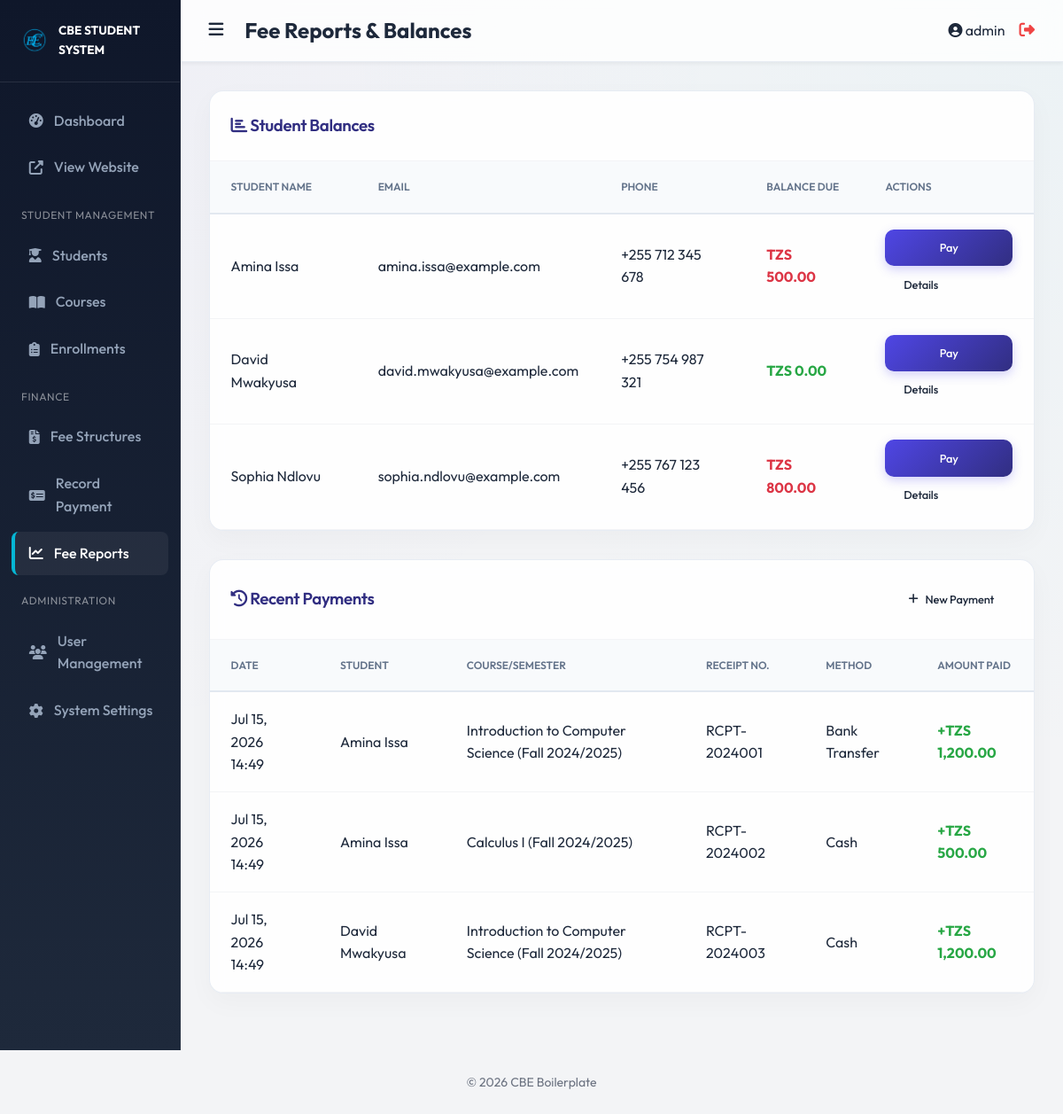
/modules/fees/reports.php (signed in), run on the app's committed database.
### tables this page shows
CREATE TABLE `students` (
  `id` int(11) NOT NULL AUTO_INCREMENT,
  `user_id` int(11) DEFAULT NULL,
  `first_name` varchar(100) NOT NULL,
  `last_name` varchar(100) NOT NULL,
  `email` varchar(100) DEFAULT NULL,
  `phone` varchar(50) DEFAULT NULL,
  `date_of_birth` date DEFAULT NULL,
  `enrollment_date` date NOT NULL,
  `status` enum('active','suspended','graduated') DEFAULT 'active',
  `created_at` timestamp NOT NULL DEFAULT current_timestamp(),
  PRIMARY KEY (`id`),
  KEY `user_id` (`user_id`),
  CONSTRAINT `students_ibfk_1` FOREIGN KEY (`user_id`) REFERENCES `users` (`id`) ON DELETE SET NULL
);

CREATE TABLE `fee_payments` (
  `id` int(11) NOT NULL AUTO_INCREMENT,
  `student_id` int(11) NOT NULL,
  `fee_structure_id` int(11) NOT NULL,
  `amount_paid` decimal(10,2) NOT NULL,
  `payment_date` timestamp NOT NULL DEFAULT current_timestamp(),
  `receipt_number` varchar(100) NOT NULL,
  `payment_method` varchar(50) DEFAULT 'Cash',
  `created_at` timestamp NOT NULL DEFAULT current_timestamp(),
  PRIMARY KEY (`id`),
  UNIQUE KEY `receipt_number` (`receipt_number`),
  KEY `student_id` (`student_id`),
  KEY `fee_structure_id` (`fee_structure_id`),
  CONSTRAINT `fee_payments_ibfk_1` FOREIGN KEY (`student_id`) REFERENCES `students` (`id`) ON DELETE CASCADE,
  CONSTRAINT `fee_payments_ibfk_2` FOREIGN KEY (`fee_structure_id`) REFERENCES `fee_structures` (`id`) ON DELETE CASCADE
);

CREATE TABLE `courses` (
  `id` int(11) NOT NULL AUTO_INCREMENT,
  `course_code` varchar(20) NOT NULL,
  `course_name` varchar(255) NOT NULL,
  `description` text DEFAULT NULL,
  `credits` int(11) DEFAULT 0,
  `created_at` timestamp NOT NULL DEFAULT current_timestamp(),
  PRIMARY KEY (`id`),
  UNIQUE KEY `course_code` (`course_code`)
);

CREATE TABLE `fee_structures` (
  `id` int(11) NOT NULL AUTO_INCREMENT,
  `course_id` int(11) NOT NULL,
  `semester` varchar(50) NOT NULL,
  `academic_year` varchar(20) NOT NULL,
  `amount` decimal(10,2) NOT NULL,
  `created_at` timestamp NOT NULL DEFAULT current_timestamp(),
  PRIMARY KEY (`id`),
  KEY `course_id` (`course_id`),
  CONSTRAINT `fee_structures_ibfk_1` FOREIGN KEY (`course_id`) REFERENCES `courses` (`id`) ON DELETE CASCADE
);

### config/database.php (called while the page is built, shortened)
<?php
$host = 'localhost';
$db = 'school_db';
$user = 'root';
$pass = '';
$charset = 'utf8mb4';
$dsn = "mysql:host=$host;dbname=$db;charset=$charset";
$options = [
     PDO::ATTR_ERRMODE => PDO::ERRMODE_EXCEPTION,
     PDO::ATTR_DEFAULT_FETCH_MODE => PDO::FETCH_ASSOC,
     PDO::ATTR_EMULATE_PREPARES => false,
];
try {
     $pdo = new PDO($dsn, $user, $pass, $options);
} catch (\PDOException $e) {
     throw new \PDOException($e->getMessage(), (int) $e->getCode());
}
require_once __DIR__ . '/../includes/classes/Student.php';
require_once __DIR__ . '/../includes/classes/Fee.php';
$studentObj = new Student($pdo);
$feeObj = new Fee($pdo);

### includes/classes/Student.php (called while the page is built, shortened)
<?php
class Student {
    private $pdo;
    public function __construct($pdo) {
        $this->pdo = $pdo;
    }
    public function getAll() {
        $stmt = $this->pdo->query("SELECT * FROM students ORDER BY last_name, first_name");
        return $stmt->fetchAll();
    }
    public function getBalance($student_id) {
        $sql_fees = "SELECT SUM(fs.amount) as total_due
                     FROM enrollments e
                     JOIN fee_structures fs ON e.course_id = fs.course_id AND e.semester = fs.semester AND e.academic_year = fs.academic_year
                     WHERE e.student_id = ?";
        $stmt1 = $this->pdo->prepare($sql_fees);
        $stmt1->execute([$student_id]);
        $total_due = $stmt1->fetchColumn() ?: 0;
        $sql_paid = "SELECT SUM(amount_paid) as total_paid FROM fee_payments WHERE student_id = ?";
        $stmt2 = $this->pdo->prepare($sql_paid);
        $stmt2->execute([$student_id]);
        $total_paid = $stmt2->fetchColumn() ?: 0;
        return $total_due - $total_paid;
    }
}

### includes/classes/Fee.php (called while the page is built, shortened)
<?php
class Fee {
    private $pdo;
    public function __construct($pdo) {
        $this->pdo = $pdo;
    }
    public function getPayments() {
        $sql = "SELECT fp.*, s.first_name, s.last_name, fs.amount as due_amount, c.course_name, fs.semester, fs.academic_year
                FROM fee_payments fp
                JOIN students s ON fp.student_id = s.id
                JOIN fee_structures fs ON fp.fee_structure_id = fs.id
                JOIN courses c ON fs.course_id = c.id
                ORDER BY fp.payment_date DESC";
        $stmt = $this->pdo->query($sql);
        return $stmt->fetchAll();
    }
}

### public/modules/fees/reports.php (the view, shortened to what this page needs)
<?php
include __DIR__ . '/../../../includes/header.php';
$students = $studentObj->getAll();
$payments = $feeObj->getPayments();
?>
<div class="card">
    <div class="card-header">
        <div style="display: flex; gap: 1rem; align-items: center; flex-wrap: wrap;">
            <h3><i class="fas fa-chart-bar"></i> Student Balances</h3>
        </div>
    </div>
    <div class="table-responsive">
        <table>
            <thead>
                <tr>
                    <th>Student Name</th>
                    <th>Email</th>
                    <th>Phone</th>
                    <th>Balance Due</th>
                    <th>Actions</th>
                </tr>
            </thead>
            <tbody>
                <?php foreach ($students as $s):
                    $balance = $studentObj->getBalance($s['id']);
                ?>
                    <tr>
                        <td>
                            <a href="../students/view.php?id=<?php echo $s['id']; ?>">
                                <?php echo htmlspecialchars($s['first_name'] . ' ' . $s['last_name']); ?>
                            </a>
                        </td>
                        <td><?php echo htmlspecialchars($s['email']); ?></td>
                        <td><?php echo htmlspecialchars($s['phone']); ?></td>
                        <td style="color: <?php echo $balance > 0 ? '#dc3545' : '#28a745'; ?>; font-weight: bold;">
                            TZS <?php echo number_format($balance, 2); ?>
                        </td>
                        <td>
                            <a href="payments.php?student_id=<?php echo $s['id']; ?>" class="btn btn-sm btn-primary">Pay</a>
                            <a href="../students/view.php?id=<?php echo $s['id']; ?>" class="btn btn-sm btn-info">Details</a>
                        </td>
                    </tr>
                <?php endforeach; ?>
            </tbody>
        </table>
    </div>
</div>
<div class="card" style="margin-top: 2rem;">
    <div class="card-header">
        <div style="display: flex; gap: 1rem; align-items: center; flex-wrap: wrap;">
            <h3><i class="fas fa-history"></i> Recent Payments</h3>
        </div>
        <a href="payments.php" class="btn btn-success btn-sm" style="margin-left: auto; width:auto;"><i class="fas fa-plus"></i> New Payment</a>
    </div>
    <div class="table-responsive">
        <table>
            <thead>
                <tr>
                    <th>Date</th>
                    <th>Student</th>
                    <th>Course/Semester</th>
                    <th>Receipt No.</th>
                    <th>Method</th>
                    <th>Amount Paid</th>
                </tr>
            </thead>
            <tbody>
                <?php foreach ($payments as $p): ?>
                    <tr>
                        <td><?php echo date('M d, Y H:i', strtotime($p['payment_date'])); ?></td>
                        <td><?php echo htmlspecialchars($p['first_name'] . ' ' . $p['last_name']); ?></td>
                        <td><?php echo htmlspecialchars($p['course_name'] . ' (' . $p['semester'] . ' ' . $p['academic_year'] . ')'); ?></td>
                        <td><?php echo htmlspecialchars($p['receipt_number']); ?></td>
                        <td><?php echo htmlspecialchars($p['payment_method']); ?></td>
                        <td style="color: #28a745; font-weight: bold;">+TZS <?php echo number_format($p['amount_paid'], 2); ?></td>
                    </tr>
                <?php endforeach; ?>
            </tbody>
        </table>
    </div>
</div>
<?php include __DIR__ . '/../../../includes/footer.php'; ?>

### public/assets/css/main.css (style rules this page uses)
* { box-sizing: border-box; margin: 0; padding: 0; }
body { font-family: var(--font_family); background-color: var(--background); color: var(--text); line-height: 1.6; }
a { text-decoration: none; color: inherit; }
.btn { display: inline-block; padding: 0.75rem 1.5rem; border-radius: 6px; border: none; cursor: pointer; font-weight: 600; transition: all 0.3s ease; }
.btn-primary { background-color: var(--primary); color: white; width: 100%; }
.card { background: white; border-radius: 12px; box-shadow: 0 4px 6px rgba(0, 0, 0, 0.02); overflow: hidden; }
.card-header { padding: 1.5rem; border-bottom: 1px solid #f3f4f6; display: flex; justify-content: space-between; align-items: center; }
.table-responsive { overflow-x: auto; }
table { width: 100%; border-collapse: collapse; }
th { text-align: left; padding: 1rem 1.5rem; background: #f9fafb; font-size: 0.75rem; text-transform: uppercase; color: #6b7280; }
td { padding: 1rem 1.5rem; border-bottom: 1px solid #f3f4f6; }
.btn-sm { padding: 0.4rem 0.8rem; font-size: 0.8rem; }
html { scroll-behavior: smooth; }
:root { --glass-bg: rgba(255, 255, 255, 0.7); --glass-border: rgba(255, 255, 255, 0.4); --glass-shadow: 0 8px 32px 0 rgba(31, 38, 135, 0.07); }
.card, .stat-card { border: none; border-radius: 16px; box-shadow: 0 4px 20px rgba(0,0,0,0.05); transition: transform 0.2s, box-shadow 0.2s; }
table th { background: #f8fafc; border-bottom: 2px solid #e2e8f0; color: #475569; }
body { background-image: radial-gradient(at 0% 0%, rgba(79, 70, 229, 0.03) 0px, transparent 50%), radial-gradient(at 100% 0%, rgba(6, 182, 212, 0.03) 0px, transparent 50%); background-attachment: fixed; }
.card { background: rgba(255, 255, 255, 0.9); border: 1px solid rgba(226, 232, 240, 0.8); backdrop-filter: blur(8px); box-shadow: 0 10px 30px rgba(0, 0, 0, 0.03); margin-bottom: 2rem; }
.card-header h3 { font-weight: 600; letter-spacing: -0.02em; color: var(--secondary); }
table th { font-weight: 600; color: #64748b; border-bottom: 2px solid #e2e8f0; padding: 1.2rem 1.5rem !important; }
table td { padding: 1.1rem 1.5rem !important; vertical-align: middle; }
table tr { transition: background-color 0.2s ease; }
.btn { border-radius: 10px; display: inline-flex; align-items: center; justify-content: center; gap: 0.5rem; font-weight: 500; letter-spacing: -0.01em; padding: 0.65rem 1.3rem; }
.btn-primary { background: linear-gradient(135deg, var(--primary) 0%, var(--secondary) 100%) !important; color: white; box-shadow: 0 4px 12px rgba(79, 70, 229, 0.25); }

### data on the page
students: first_name+last_name "Amina Issa", email "amina.issa@example.com", phone "+255 712 345 678", balance "500.00"
students: first_name+last_name "David Mwakyusa", email "david.mwakyusa@example.com", phone "+255 754 987 321", balance "0.00"
students: first_name+last_name "Sophia Ndlovu", email "sophia.ndlovu@example.com", phone "+255 767 123 456", balance "800.00"
fee_payments: payment_date "Jul 15, 2026 14:49", student.last_name "Amina Issa", courses.course_name "Introduction to Computer Science (Fall 2024/2025)", receipt_number "RCPT-2024001", payment_method "Bank Transfer", amount_paid "1,200.00"
fee_payments: payment_date "Jul 15, 2026 14:49", student.last_name "Amina Issa", courses.course_name "Calculus I (Fall 2024/2025)", receipt_number "RCPT-2024002", payment_method "Cash", amount_paid "500.00"
fee_payments: payment_date "Jul 15, 2026 14:49", student.last_name "David Mwakyusa", courses.course_name "Introduction to Computer Science (Fall 2024/2025)", receipt_number "RCPT-2024003", payment_method "Cash", amount_paid "1,200.00"

### other printed values
get_setting('system_name', 'CBE SYSTEM') "CBE STUDENT SYSTEM"
$page_title "Fee Reports & Balances"
$_SESSION['username'] "admin"
get_setting('footer_text', '© 2026 CBE Boilerplate') "© 2026 CBE Boilerplate"
